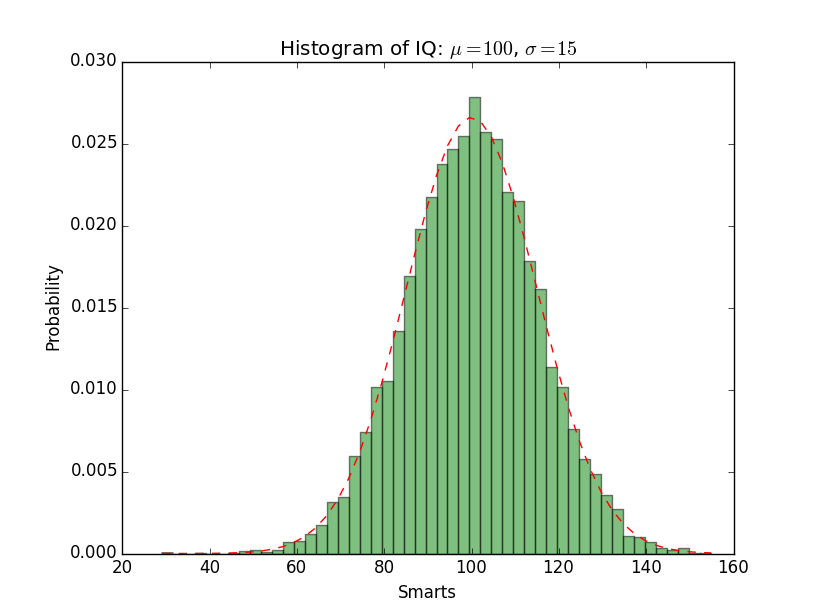

Generate this figure with Python:
#!/usr/bin/env python3

import numpy as np
import matplotlib.pyplot as plt
from scipy import stats

# example data
mu = 100    # mean of distribution
sigma = 15  # standard deviation of distribution
x = mu + sigma * np.random.randn(10000)

# the histogram of the data
num_bins = 50
n, bins, patches = plt.hist(x, num_bins, density=True, facecolor='green', alpha=0.5)

# add a 'best fit' line
y = stats.norm.pdf(bins, mu, sigma)
plt.plot(bins, y, 'r--')

plt.xlabel('Smarts')
plt.ylabel('Probability')
plt.title(r'Histogram of IQ: $\mu=100$, $\sigma=15$')

# Tweak spacing to prevent clipping of ylabel
plt.subplots_adjust(left=0.15)
plt.show()
